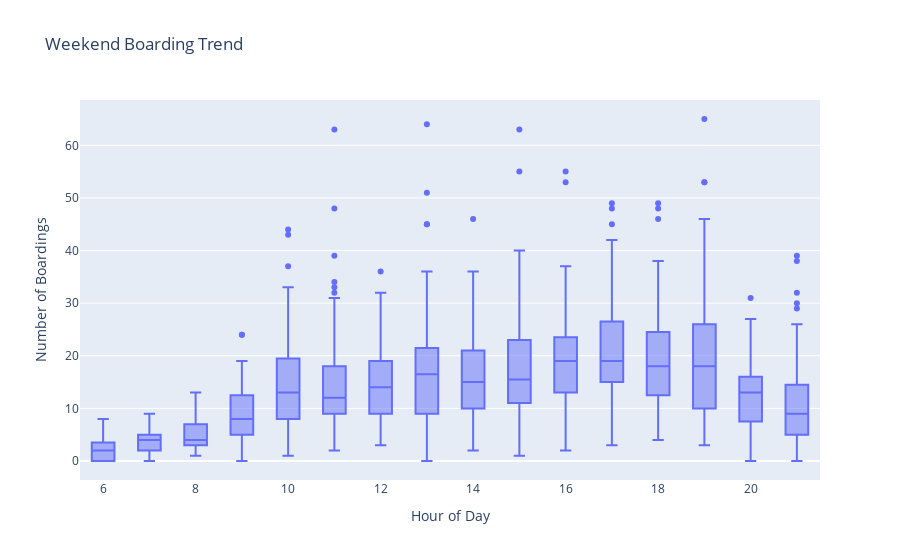

Notebook code cell kept with this figure:
### Markdown cell above
## Let's take a look at the boarding and alighting trends.

### Code cell
fig = px.box(df[df['weekend']=='weekend'], y="boarding", x="hour_of_day",title="Weekend Boarding Trend",labels={'hour_of_day':'Hour of Day','boarding':'Number of Boardings'})
fig.show()
fig.write_html(outfile, include_plotlyjs='cdn')
fig = px.box(df[df['weekend']=='weekday'], y="boarding", x="hour_of_day",title="Weekday Boarding Trend",labels={'hour_of_day':'Hour of Day','boarding':'Number of Boardings'})
fig.show()
fig.write_html(outfile, include_plotlyjs='cdn')

### Figure 1 — Plotly figure (JSON) as saved in the notebook; plotly's stock layout.template omitted (floating-point values rounded to 4 significant figures; data arrays with more than 128 entries replaced by an {"elided": "..."} marker saying what was removed)
{"data": [{"alignmentgroup": "True", "hovertemplate": "Hour of Day=%{x}<br>Number of Boardings=%{y}<extra></extra>", "legendgroup": "", "marker": {"color": "#636efa"}, "name": "", "notched": false, "offsetgroup": "", "orientation": "v", "showlegend": false, "type": "box", "x": {"elided": "1664 int values"}, "x0": " ", "xaxis": "x", "y": {"elided": "1664 int values"}, "y0": " ", "yaxis": "y"}], "layout": {"boxmode": "group", "legend": {"tracegroupgap": 0}, "title": {"text": "Weekend Boarding Trend"}, "xaxis": {"anchor": "y", "domain": [0, 1], "title": {"text": "Hour of Day"}}, "yaxis": {"anchor": "x", "domain": [0, 1], "title": {"text": "Number of Boardings"}}}}
